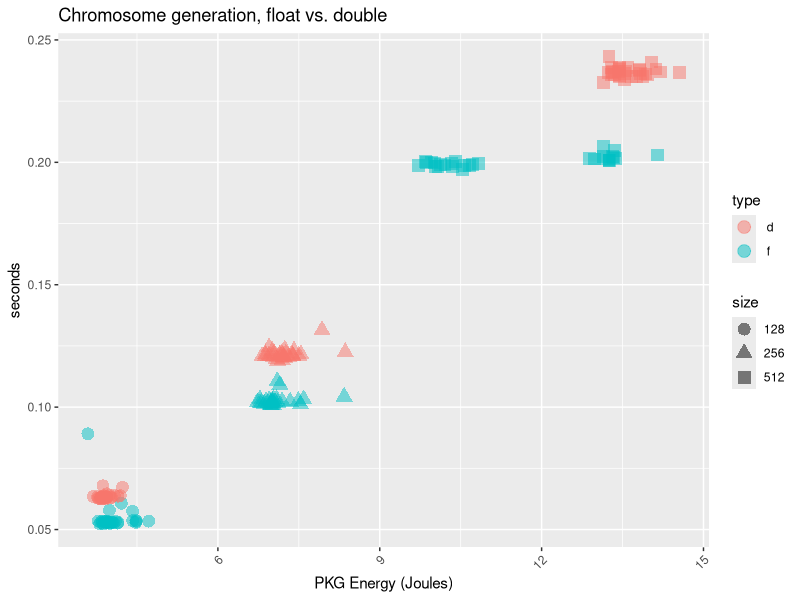
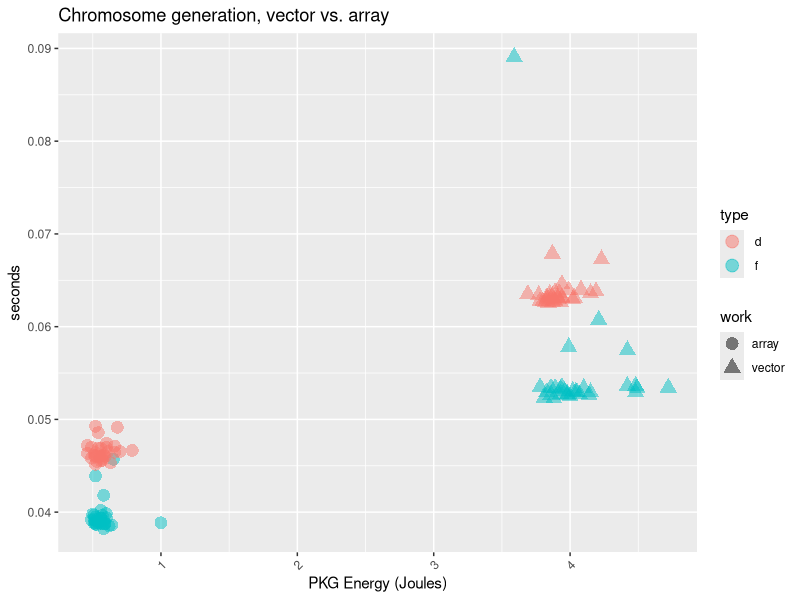
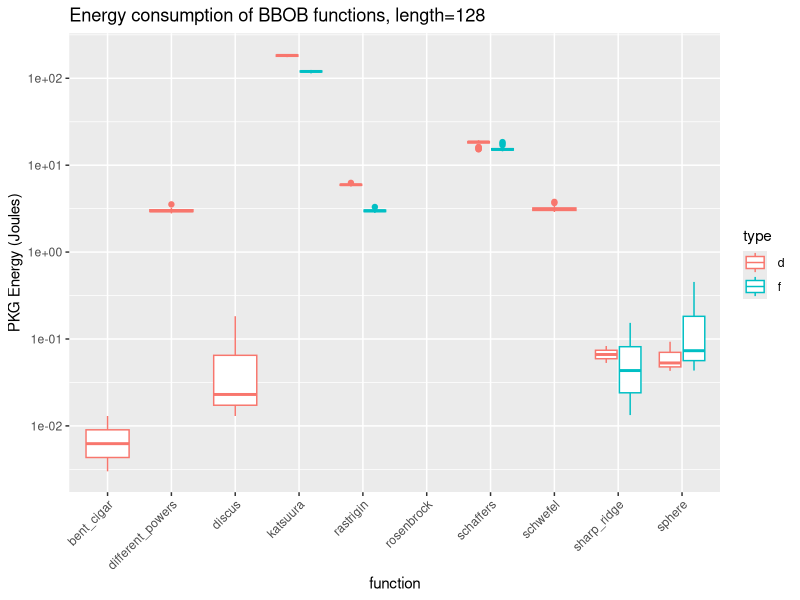
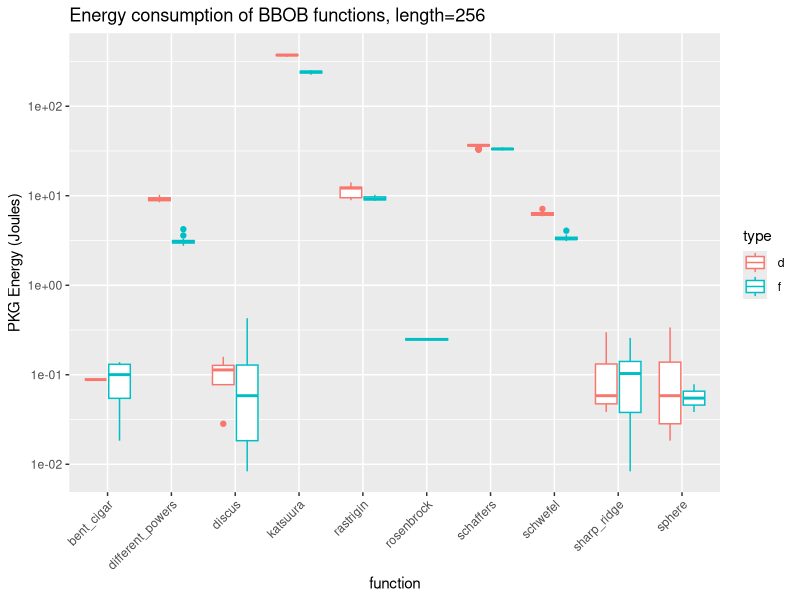
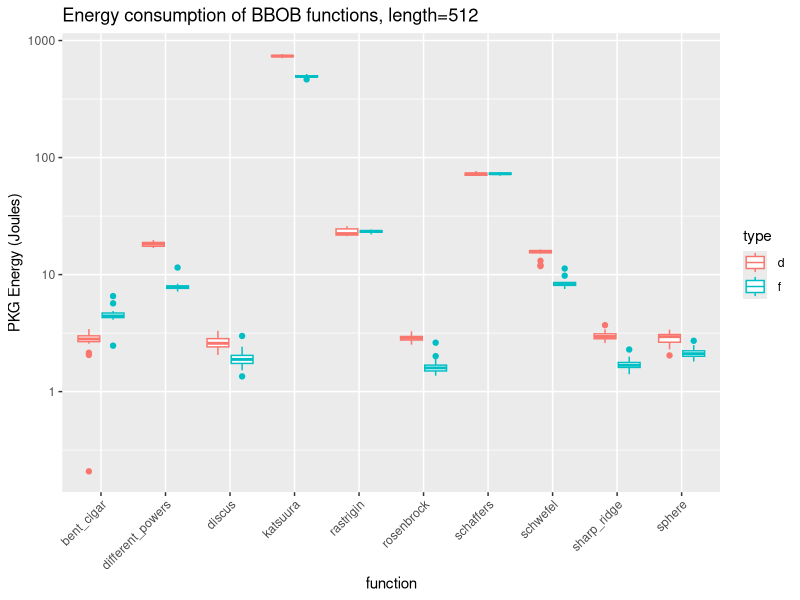
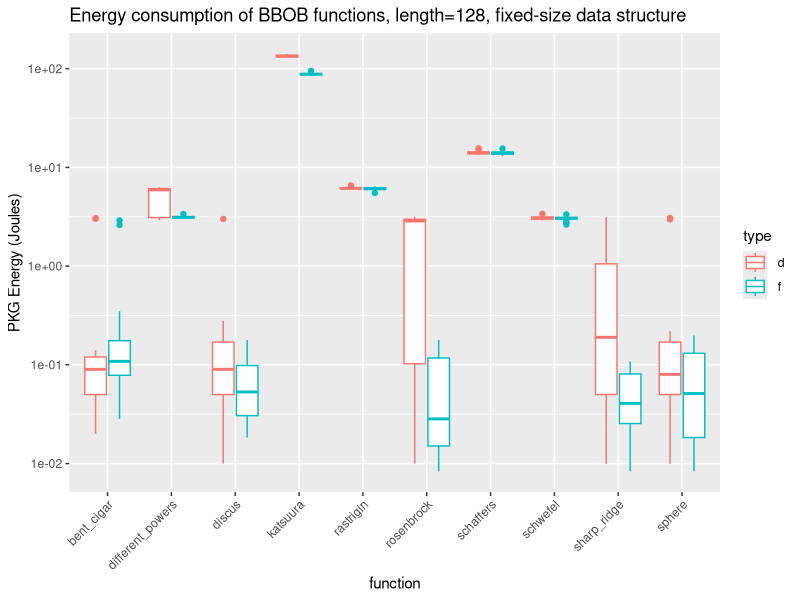
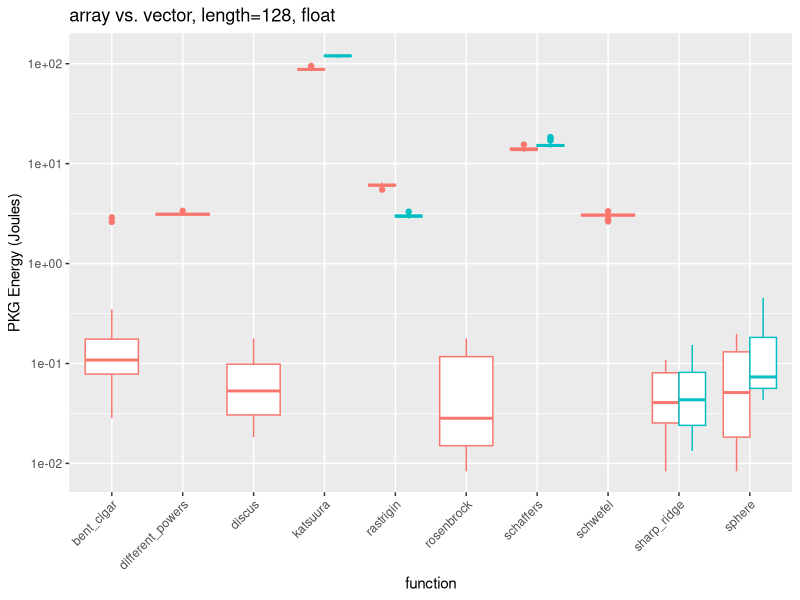
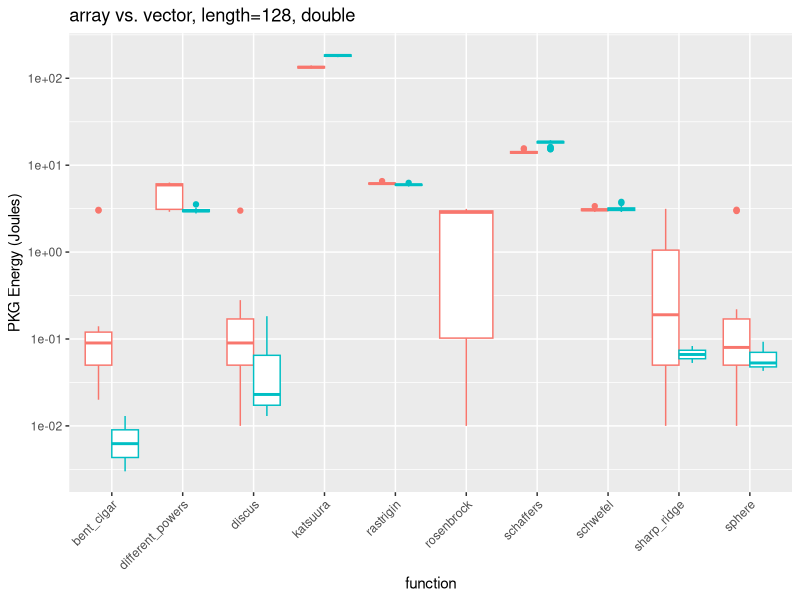

Reproduce these figures in R, in order.
## ----evostar.bbob.setup, echo=F, message=F, fig.height=4, fig.cap="Time in seconds for every experiment generating 40K chromosomes with 128,256,512 dimensions, using float or double for every one of them"----
library(ggplot2)
library(ggthemes)
library(dplyr)

base.variable.data <- read.csv("data/evostar25-generation-5-Nov-07-30-15.csv")

base.variable.data$size <- as.factor(base.variable.data$size)
base.variable.data$type <- as.factor(base.variable.data$type)
ggplot(base.variable.data, aes(x=PKG, y=seconds, color=type, shape=size)) +
  geom_point(size=4,alpha=0.5) +
  labs(title="Chromosome generation, float vs. double", x="PKG Energy (Joules)", y="seconds") +
  theme(axis.text.x = element_text(angle = 45, hjust = 1))
ggsave("img/base-variable-data.png", width=8, height=4, dpi=300)

base.variable.data %>% group_by(size, type) %>% summarise(mean.seconds=mean(seconds), sd.seconds=sd(seconds), mean.PKG = mean(PKG), sd.PKG = sd(PKG)) -> summary.base.variable.data


## ----evostar.bbob.fixed, echo=F, message=F, fig.height=4, fig.cap="Time in seconds for every experiment generating 40K chromosomes with 128,256,512 dimensions, using float or double for every one of them"----
base.fixed.data <- read.csv("data//fixed-evostar25-generation-5-Nov-07-37-13.csv")

base.fixed.data$size <- as.factor(base.fixed.data$size)
base.fixed.data$type <- as.factor(base.fixed.data$type)
base.fixed.data$work <- rep("array", nrow(base.fixed.data))

base.variable.data.128 <- base.variable.data[base.variable.data$size == 128,]
base.variable.data.128$work <- rep("vector", nrow(base.variable.data.128))

base.data.128 <- rbind(base.fixed.data, base.variable.data.128)

ggplot(base.data.128, aes(x=PKG, y=seconds, color=type, shape=work)) +
  geom_point(size=4,alpha=0.5) +
  labs(title="Chromosome generation, vector vs. array", x="PKG Energy (Joules)", y="seconds") +
  theme(axis.text.x = element_text(angle = 45, hjust = 1))
ggsave("img/base-data-structure.png", width=8, height=4, dpi=300)

base.fixed.data %>% group_by(size, type) %>% summarise(mean.seconds=mean(seconds), sd.seconds=sd(seconds), mean.PKG = mean(PKG), sd.PKG = sd(PKG)) -> summary.base.fixed.data


## ----evostar.bbob.functions, echo=F, message=F, warning=F, fig.height=4, fig.show="hold", fig.cap="PKG energy consumed in every experiment evaluating 40K chromosomes with 128, 256, 512 dimensions, using float or double for every one of them. Please note the $y$ axes have different scales in every chart. The boxplot is missing when the application of the function takes approximately the same time than generating it."----
functions.data <- read.csv("data//variable-evostar25-bbob-10-Nov-19-10-32.csv")
functions.data <- functions.data[functions.data$work != "none",]
number.of.rows <- nrow(functions.data[ functions.data$size==128 & functions.data$type==" f",])
functions.data$delta.PKG <- 0
functions.data[ functions.data$size==128 & functions.data$type==" f",]$delta.PKG <- functions.data[ functions.data$size==128 & functions.data$type==" f",]$PKG - rep(summary.base.variable.data[ summary.base.variable.data$size == 128 & summary.base.variable.data$type==" f", ]$mean.PKG,number.of.rows)

functions.data[ functions.data$size==256 & functions.data$type==" f",]$delta.PKG <- functions.data[ functions.data$size==256 & functions.data$type==" f",]$PKG - rep(summary.base.variable.data[ summary.base.variable.data$size == 256 & summary.base.variable.data$type==" f", ]$mean.PKG,number.of.rows)

functions.data[ functions.data$size==512 & functions.data$type==" f",]$delta.PKG <- functions.data[ functions.data$size==512 & functions.data$type==" f",]$PKG - rep(summary.base.variable.data[ summary.base.variable.data$size == 512 & summary.base.variable.data$type==" f", ]$mean.PKG,number.of.rows)

functions.data[ functions.data$size==128 & functions.data$type==" d",]$delta.PKG <- functions.data[ functions.data$size==128 & functions.data$type==" d",]$PKG - rep(summary.base.variable.data[ summary.base.variable.data$size == 128 & summary.base.variable.data$type==" d", ]$mean.PKG,number.of.rows)

functions.data[ functions.data$size==256 & functions.data$type==" d",]$delta.PKG <- functions.data[ functions.data$size==256 & functions.data$type==" d",]$PKG - rep(summary.base.variable.data[ summary.base.variable.data$size == 256 & summary.base.variable.data$type==" d", ]$mean.PKG,number.of.rows)

functions.data[ functions.data$size==512 & functions.data$type==" d",]$delta.PKG <- functions.data[ functions.data$size==512 & functions.data$type==" d",]$PKG - rep(summary.base.variable.data[ summary.base.variable.data$size == 512 & summary.base.variable.data$type==" d", ]$mean.PKG,number.of.rows)

functions.data$delta.PKG <- pmax(functions.data$delta.PKG, 0)

ggplot(functions.data[ functions.data$size==128,], aes(x=work, y=delta.PKG, color=type)) +
  geom_boxplot() +
  labs(title="Energy consumption of BBOB functions, length=128", y="PKG Energy (Joules)", x="function") +
  theme(axis.text.x = element_text(angle = 45, hjust = 1)) + scale_y_log10()

ggplot(functions.data[ functions.data$size==256,], aes(x=work, y=delta.PKG, color=type)) +
  geom_boxplot() +
  labs(title="Energy consumption of BBOB functions, length=256", y="PKG Energy (Joules)", x="function") +
  theme(axis.text.x = element_text(angle = 45, hjust = 1))+ scale_y_log10()

ggplot(functions.data[ functions.data$size==512,], aes(x=work, y=delta.PKG, color=type)) +
  geom_boxplot() +
  labs(title="Energy consumption of BBOB functions, length=512", y="PKG Energy (Joules)", x="function") +
  theme(axis.text.x = element_text(angle = 45, hjust = 1))+ scale_y_log10()


## ----evostar.bbob.fixed.functions, echo=F, message=F, warning=F, fig.height=4, fig.cap="PKG energy consumed in every experiment evaluating 40K chromosomes with 128, float or double. Please note $y$ scale is logarithmic"----
fixed.functions.data <- read.csv("data//evostar25-bbob-fixed-12-Nov-08-20-03.csv")
number.of.rows <- nrow(fixed.functions.data[ fixed.functions.data$size==128 & fixed.functions.data$type==" f",])
fixed.functions.data$delta.PKG <- 0
fixed.functions.data[ fixed.functions.data$size==128 & fixed.functions.data$type==" f",]$delta.PKG <- fixed.functions.data[ fixed.functions.data$size==128 & fixed.functions.data$type==" f",]$PKG - rep(summary.base.fixed.data[ summary.base.fixed.data$size == 128 & summary.base.fixed.data$type==" f", ]$mean.PKG,number.of.rows)
fixed.functions.data[ fixed.functions.data$size==128 & fixed.functions.data$type==" d",]$delta.PKG <- fixed.functions.data[ fixed.functions.data$size==128 & fixed.functions.data$type==" d",]$PKG - rep(summary.base.fixed.data[ summary.base.fixed.data$size == 128 & summary.base.fixed.data$type==" d", ]$mean.PKG,number.of.rows)
fixed.functions.data$delta.PKG <- pmax(fixed.functions.data$delta.PKG, 0)

ggplot(fixed.functions.data[ fixed.functions.data$size==128,], aes(x=work, y=delta.PKG, color=type)) +
  geom_boxplot() +
  labs(title="Energy consumption of BBOB functions, length=128, fixed-size data structure", y="PKG Energy (Joules)", x="function") +
  theme(axis.text.x = element_text(angle = 45, hjust = 1))+ scale_y_log10()


## ----evostar.bbob.compares, echo=F, message=F, warning=F, fig.height=5, fig.show="hold", fig.cap="PKG energy consumed in every experiment evaluating 40K chromosomes with 128, 256, 512 dimensions, using float or double for every one of them. Please note the $y$ axes have different scales"----
fixed.functions.data$data.structure <- "Fixed"
functions.data$data.structure <- "Variable"

functions.128 <- rbind(fixed.functions.data[ fixed.functions.data$size==128,], functions.data[ functions.data$size==128,])

ggplot(functions.128[ functions.128$type==" f",], aes(x=work, y=delta.PKG, color=data.structure)) +
  geom_boxplot( position="dodge") +
  labs(title="array vs. vector, length=128, float", y="PKG Energy (Joules)", x="function") +
  theme(axis.text.x = element_text(angle = 45, hjust = 1)) + scale_y_log10()+ theme(legend.position="none")

ggplot(functions.128[ functions.128$type==" d",], aes(x=work, y=delta.PKG, color=data.structure)) +
  geom_boxplot( position="dodge") +
  labs(title="array vs. vector, length=128, double", y="PKG Energy (Joules)", x="function") +
  theme(axis.text.x = element_text(angle = 45, hjust = 1)) + scale_y_log10() + theme(legend.position="none")

